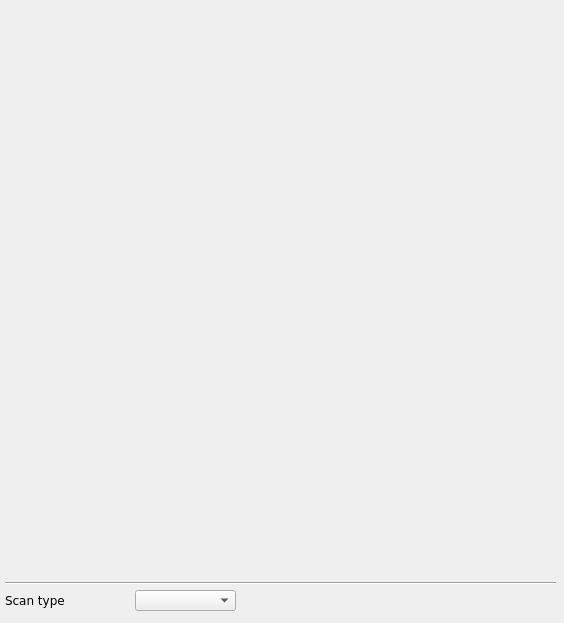
<?xml version="1.0" encoding="UTF-8"?>
<ui version="4.0">
 <class>MainWindow</class>
 <widget class="QMainWindow" name="MainWindow">
  <property name="geometry">
   <rect>
    <x>0</x>
    <y>0</y>
    <width>564</width>
    <height>623</height>
   </rect>
  </property>
  <property name="windowTitle">
   <string/>
  </property>
  <property name="Title" stdset="0">
   <string>$(BPM)</string>
  </property>
  <widget class="QWidget" name="centralwidget">
   <widget class="caStripPlot" name="castripplot">
    <property name="geometry">
     <rect>
      <x>5</x>
      <y>5</y>
      <width>566</width>
      <height>566</height>
     </rect>
    </property>
    <property name="sizePolicy">
     <sizepolicy hsizetype="Expanding" vsizetype="Expanding">
      <horstretch>3</horstretch>
      <verstretch>0</verstretch>
     </sizepolicy>
    </property>
    <property name="Title" stdset="0">
     <string notr="true">SUM signal</string>
    </property>
    <property name="TitleX">
     <string notr="true">Time</string>
    </property>
    <property name="TitleY">
     <string notr="true">Arbitrary units</string>
    </property>
    <property name="channels" stdset="0">
     <string notr="true">;$(BPM):sa.Sum</string>
    </property>
    <property name="period">
     <double>10.000000000000000</double>
    </property>
    <property name="YAxisScaling" stdset="0">
     <enum>caStripPlot::autoScale</enum>
    </property>
    <property name="YaxisLimitsMax_1">
     <double>1000000.000000000000000</double>
    </property>
    <property name="YaxisLimitsMin_1">
     <double>-1000000.000000000000000</double>
    </property>
    <property name="color_1">
     <color>
      <red>255</red>
      <green>170</green>
      <blue>0</blue>
     </color>
    </property>
    <property name="foreground">
     <color alpha="0">
      <red>133</red>
      <green>190</green>
      <blue>232</blue>
     </color>
    </property>
    <property name="background">
     <color>
      <red>255</red>
      <green>255</green>
      <blue>255</blue>
     </color>
    </property>
    <property name="gridColor">
     <color>
      <red>0</red>
      <green>0</green>
      <blue>0</blue>
     </color>
    </property>
    <property name="YaxisEnabled">
     <bool>true</bool>
    </property>
    <property name="LegendEnabled">
     <bool>false</bool>
    </property>
   </widget>
   <widget class="caMenu" name="tbtddcsynth_scan">
    <property name="geometry">
     <rect>
      <x>135</x>
      <y>590</y>
      <width>101</width>
      <height>21</height>
     </rect>
    </property>
    <property name="font">
     <font>
      <family>DejaVu Sans</family>
      <pointsize>9</pointsize>
     </font>
    </property>
    <property name="channel" stdset="0">
     <string notr="true">$(BPM):sa.SCAN</string>
    </property>
   </widget>
   <widget class="QLabel" name="label_21">
    <property name="geometry">
     <rect>
      <x>5</x>
      <y>590</y>
      <width>131</width>
      <height>20</height>
     </rect>
    </property>
    <property name="font">
     <font>
      <family>DejaVu Sans</family>
      <pointsize>9</pointsize>
     </font>
    </property>
    <property name="styleSheet">
     <string notr="true">color: rgb(0, 0, 0);</string>
    </property>
    <property name="text">
     <string>Scan type</string>
    </property>
   </widget>
   <widget class="Line" name="line_2">
    <property name="geometry">
     <rect>
      <x>5</x>
      <y>575</y>
      <width>551</width>
      <height>16</height>
     </rect>
    </property>
    <property name="orientation">
     <enum>Qt::Horizontal</enum>
    </property>
   </widget>
  </widget>
 </widget>
 <customwidgets>
  <customwidget>
   <class>QwtPlot</class>
   <extends>QFrame</extends>
   <header>qwt_plot.h</header>
  </customwidget>
  <customwidget>
   <class>caMenu</class>
   <extends>QComboBox</extends>
   <header>caMenu</header>
  </customwidget>
  <customwidget>
   <class>caStripPlot</class>
   <extends>QwtPlot</extends>
   <header>caStripPlot</header>
   <container>1</container>
  </customwidget>
 </customwidgets>
 <resources/>
 <connections/>
 <designerdata>
  <property name="gridDeltaX">
   <number>5</number>
  </property>
  <property name="gridDeltaY">
   <number>5</number>
  </property>
  <property name="gridSnapX">
   <bool>true</bool>
  </property>
  <property name="gridSnapY">
   <bool>true</bool>
  </property>
  <property name="gridVisible">
   <bool>true</bool>
  </property>
 </designerdata>
</ui>
